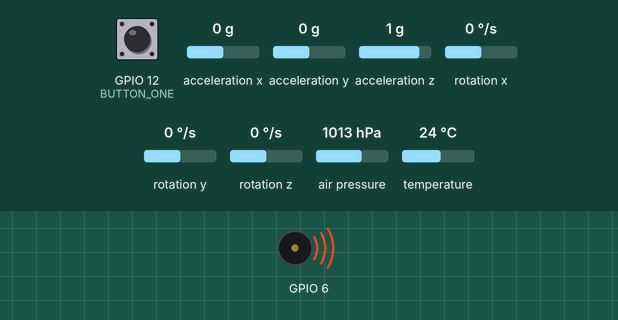
The sketch below on a simulated ESP32. Parts: buzzer (waves = sounding). Wiring (inferred from the names in the program): MPU-6050 motion sensor at I2C address 0x68. The test bench sets the inputs (shaded band); at power-on: GPIO 12 (BUTTON_ONE) HIGH, acceleration x 0 g, acceleration y 0 g, acceleration z 1 g, rotation x 0 °/s, rotation y 0 °/s, rotation z 0 °/s, air pressure 1013 hPa, temperature 24 °C. Storage starts empty; the GPS gets a fix after 3 s at 37.7749, -122.4194 with 8 satellites; what the sketch prints to the serial monitor is not drawn.

Above: at 7.1 s.
At 8.6 s:
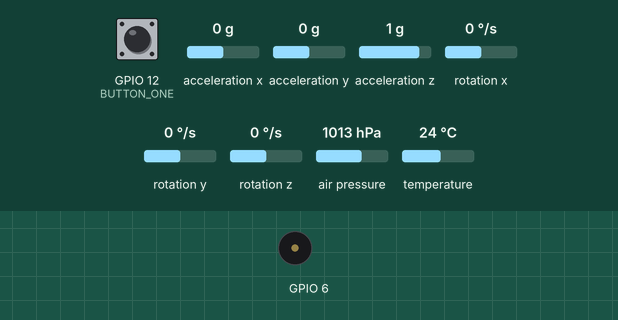
Timing chart, 0 to 10.1 s (numbered marks = the images above):
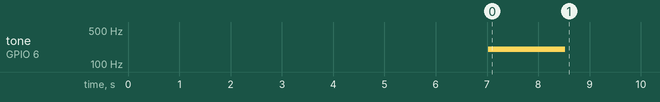

The sketch:

icarus.ino
```cpp
#include "include/icarus.h"

void setup()
{
	setup_components();
}

void loop()
{
	// init shit
	Adafruit_BMP085 bmp;
	Servo motor;

	File sd_card_log_file = SD.open("sd_card.csv", FILE_WRITE);

	// mpu
	Wire.beginTransmission(MPU_ADDR);
	Wire.write(0x3B);						 // starting with register 0x3B (ACCEL_XOUT_H) [MPU-6000 and MPU-6050 Register Map and Descriptions Revision 4.2, p.40]
	Wire.endTransmission(false);			 // the parameter indicates that the Arduino will send a restart. As a result, the connection is kept active.
	Wire.requestFrom(MPU_ADDR, 7 * 2, TRUE); // request a total of 7*2=14 registers

	// read data from wires
	float accelerometer_x = READ_WIRE(Wire); // reading registers: 0x3B (ACCEL_XOUT_H) and 0x3C (ACCEL_XOUT_L)
	float accelerometer_y = READ_WIRE(Wire); // reading registers: 0x3D (ACCEL_YOUT_H) and 0x3E (ACCEL_YOUT_L)
	float accelerometer_z = READ_WIRE(Wire); // reading registers: 0x3F (ACCEL_ZOUT_H) and 0x40 (ACCEL_ZOUT_L)
	float temperature = READ_WIRE(Wire);	 // reading registers: 0x41 (TEMP_OUT_H) and 0x42 (TEMP_OUT_L)
	float gyro_x = READ_WIRE(Wire);			 // reading registers: 0x43 (GYRO_XOUT_H) and 0x44 (GYRO_XOUT_L)
	float gyro_y = READ_WIRE(Wire);			 // reading registers: 0x45 (GYRO_YOUT_H) and 0x46 (GYRO_YOUT_L)
	float gyro_z = READ_WIRE(Wire);			 // reading registers: 0x47 (GYRO_ZOUT_H) and 0x48 (GYRO_ZOUT_L)

	float pressure = bmp.readPressure();
	float temp = bmp.readTemperature();
	float altitude = bmp.readAltitude();
	handle_apogee(bmp, motor, altitude);
}
```

icarus.h
```cpp
#pragma once

#include <SD.h>
#include <Wire.h>
#include <ESP32Servo.h>
#include <SoftwareSerial.h>
#include <TinyGPS++.h>
#include <Adafruit_BMP085.h>

#include "setup.h"
#include "utils.h"

// libc++ definitions
#define EXIT_FAILURE 1
#define TRUE 1 // for some fucking reason, true isnt defined (or maybe im wrong)

// library parameters
#define SD_CARD_CSPIN 12 // sd card chip select pin

#define READ_WIRE(wire) wire.read() << 8 | wire.read()

// definitions
#define BUTTON_ONE 12
#define BUTTON_TWO 13
#define MPU_ADDR 0x68
```

setup.h
```cpp
#pragma

#include "icarus.h"

void setup_components();
```

utils.h
```cpp
#pragma once

#include "icarus.h"

void handle_apogee(Adafruit_BMP085 bmp, Servo motor, float altitude);
```

setup.ino
```cpp
#include "include/setup.h"

void setup_components()
{
	Serial.begin(9600);
	while (!Serial)
	{
	} // wait for serial port to connect

	// setup sd card
	while (digitalRead(BUTTON_ONE) == LOW)
	{
		;
	}

	if (!SD.begin(SD_CARD_CSPIN))
	{
		Serial.println("[-] SD Card Setup – card either failed or not present.");
		exit(EXIT_FAILURE);
	}
	else
	{
		Serial.println("[+] SD Card Setup – card setup successfully.");
	}

	// setup mpu6050
	Wire.begin();
	Wire.beginTransmission(MPU_ADDR);
	Wire.write(0x6B); // PWR_MGMT_1 register
	Wire.write(0);	  // set to zero (wakes up the MPU-6050)
	if (Wire.endTransmission(true) != 0)
	{
		Serial.println("[-] BMP180 setup – BMP180 either failed or not present.");
		exit(EXIT_FAILURE);
	}

	TinyGPSPlus gps;
	SoftwareSerial ss(4, 3);
	ss.begin(9600);
	if (ss.available())
	{
		gps.encode(ss.read());
		if (gps.location.isUpdated())
		{
			Serial.print("Latitude = ");
			Serial.print(gps.location.lat(), 6);
			Serial.print(" Longitude= ");
			Serial.println(gps.location.lng(), 6);
		}
	}
	else
	{
		Serial.println("[-] GPS setup failed – GPS failed or not present");
		exit(EXIT_FAILURE);
	}

	// gotta find out what this is about
	delay(7000);
	tone(6, 200, 500);
	delay(500);
	tone(6, 200, 500);
	delay(500);
	tone(6, 200, 500);
	delay(500);
}
```

utils.ino
```cpp
#include "include/utils.h"

float last_altitude = 0;
float ground_altitude = 0;
float apogee_counter = 0;
float landing_counter = 0;

void handle_apogee(Adafruit_BMP085 bmp, Servo motor, float altitude)
{
	if (last_altitude > altitude && altitude > (ground_altitude + 10))
	{
		// apogee detected:
		apogee_counter++;
		if (apogee_counter > 5)
		{
			// apogee confirmed:
			motor.write(90);
		}
	}
	else if (altitude <= (ground_altitude + 3) && altitude >= (ground_altitude - 3))
	{
		// landing detected:
		landing_counter++;
		if (landing_counter > 30)
		{
			//////// landing confirmed: /////////
			Wire.endTransmission(true);	 // deactivate all I2C sensors
			delay(60 * 5 * 1000);		 // wait for the owner to reach
			tone(6, 200, 60 * 5 * 1000); // activate the buzzer
		}
	}
}
```
